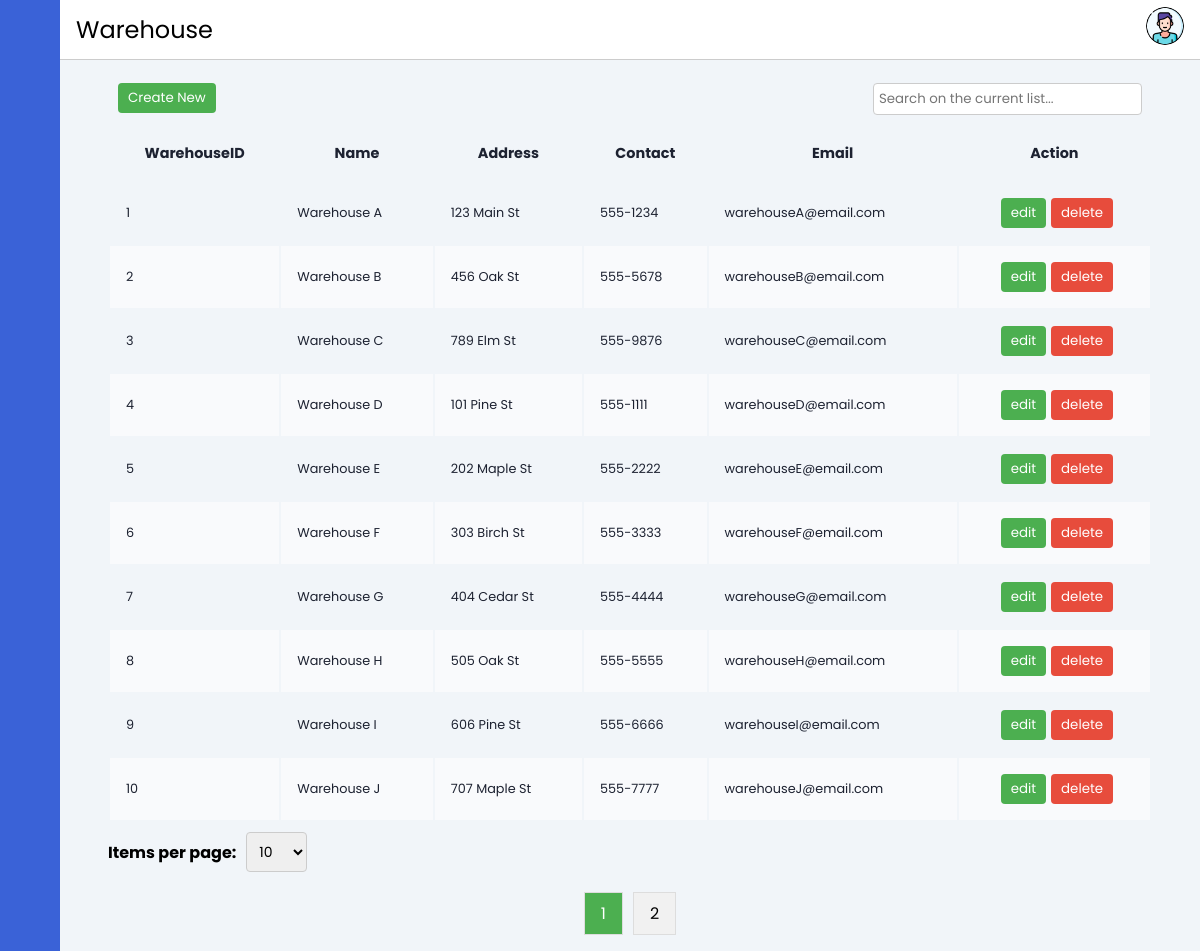
The app's page /layout/warehouse.php, older data.
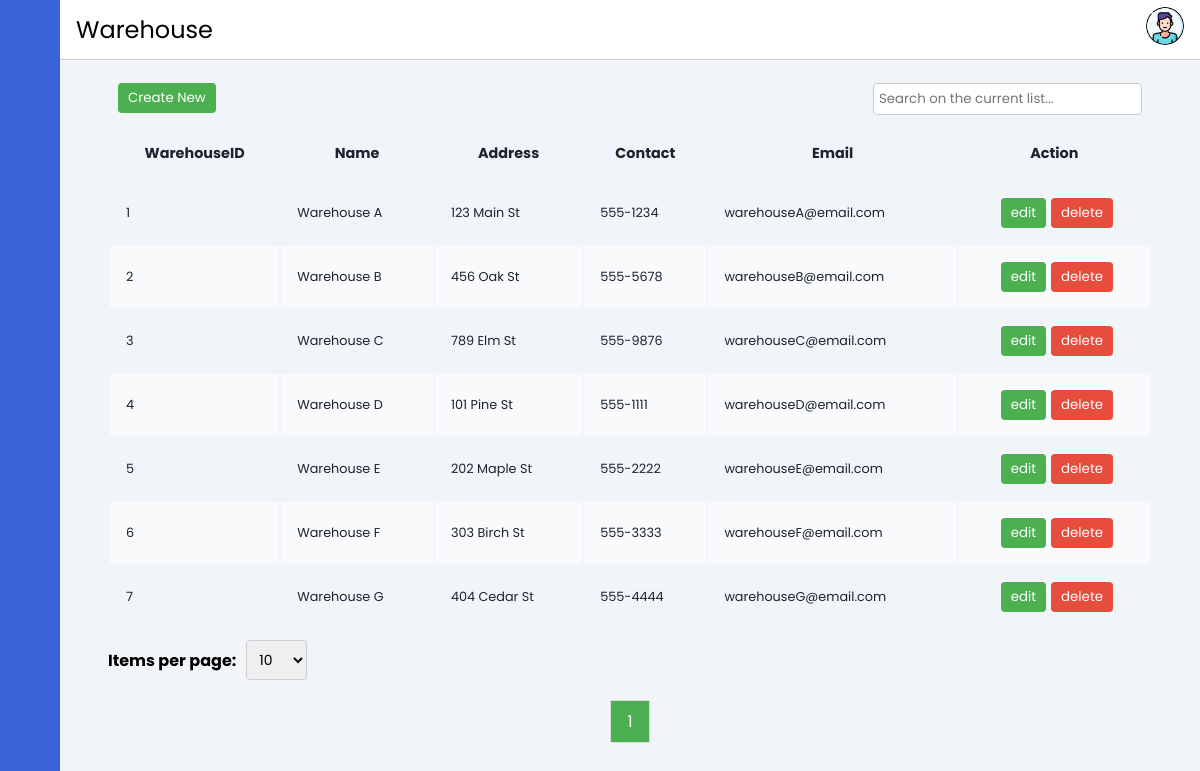
The same page, newer data.
### tables this page shows
CREATE TABLE IF NOT EXISTS Warehouse (
    WarehouseID INT AUTO_INCREMENT PRIMARY KEY,
    Name VARCHAR(255) NOT NULL,
    Address VARCHAR(255),
    Contact VARCHAR(20),
    Email VARCHAR(255)
);

### layout/warehouse.php (the view, shortened to what this page needs)
<?php
include '../contain/header.php';
include("../database/database-connect.php");
$itemsPerPage = isset($_GET['itemsPerPage']) ? (int) $_GET['itemsPerPage'] : 10;
$sqlTotalWarehouses = "SELECT COUNT(*) FROM Warehouse";
$resultTotalWarehouses = $conn->query($sqlTotalWarehouses);
if ($resultTotalWarehouses) {
    $totalWarehouses = $resultTotalWarehouses->fetch_row()[0];
    $totalPages = $totalWarehouses > 0 ? ceil($totalWarehouses / $itemsPerPage) : 1;
} else {
    echo "Error fetching total warehouses: " . $conn->error;
    exit();
}
$current_page = isset($_GET['page']) ? $_GET['page'] : 1;
$current_page = max(1, min($totalPages, $current_page));
$offset = ($current_page - 1) * $itemsPerPage;
$sqlSubsetWarehouses = "SELECT * FROM Warehouse LIMIT $itemsPerPage OFFSET $offset";
$resultSubsetWarehouses = $conn->query($sqlSubsetWarehouses);
if ($resultSubsetWarehouses) {
    $subsetWarehouses = $resultSubsetWarehouses->fetch_all();
} else {
    echo "Error fetching subset of warehouses: " . $conn->error;
    exit();
}
?>
<div class="main-content">
    <?php
    include '../contain/horizontal-bar.php';
    ?>
    <main>
        <div class="button-and-search">
            <form method="POST">
                <button name="Cnew">Create New</button>
            </form>
            <input type="text" id="searchInput" placeholder="Search on the current list..." onkeyup="searchTable()">
        </div>
        <div class="table-responsive">
            <table id="myTable" class="table-container" style="width:100%">
                <thead>
                    <tr>
                        <th>WarehouseID</th>
                        <th>Name</th>
                        <th>Address</th>
                        <th>Contact</th>
                        <th>Email</th>
                        <th>Action</th>
                    </tr>
                </thead>
                <tbody id="tableBody">
                    <?php if (empty($subsetWarehouses)): ?>
                        <tr>
                            <td colspan="6">No data available</td>
                        </tr>
                    <?php else: ?>
                        <?php foreach ($subsetWarehouses as $warehouse): ?>
                            <tr>
                                <td>
                                    <?= $warehouse[0] ?>
                                </td>
                                <td>
                                    <?= $warehouse[1] ?>
                                </td>
                                <td>
                                    <?= $warehouse[2] ?>
                                </td>
                                <td>
                                    <?= $warehouse[3] ?>
                                </td>
                                <td>
                                    <?= $warehouse[4] ?>
                                </td>
                                <td>
                                    <form method="GET" action="warehouse-edit.php">
                                        <button class="edit" type="submit">edit</button>
                                    </form>
                                    <form method="POST">
                                        <button class="delete" name="deleteWarehouse" type="submit"
                                            onclick="return confirm('Are you sure you want to delete this warehouse?')">delete
                                        </button>
                                    </form>
                                </td>
                            </tr>
                        <?php endforeach; ?>
                    <?php endif; ?>
                </tbody>
            </table>
        </div>
        <form method="GET" class="pagination-form">
            <label for="itemsPerPage">Items per page:</label>
            <select id="itemsPerPage" name="itemsPerPage" onchange="this.form.submit()">
                <option value="10" <?= $itemsPerPage == 10 ? 'selected' : '' ?>>10</option>
            </select>
        </form>
        <div id="pagination" class="pagination">
            <?php for ($page = 1; $page <= $totalPages; $page++): ?>
                <a href="?page=<?= $page ?>" <?= $page == $current_page ? 'class="active"' : '' ?>>
                    <?= $page ?>
                </a>
            <?php endfor; ?>
        </div>
    </main>
</div>
</body>
</html>

Row changes from the older to the newer data that the page shows:
removed warehouse: WarehouseID "8", Name "Warehouse H", Address "505 Oak St", Contact "555-5555", Email "warehouseH@email.com"
removed warehouse: WarehouseID "9", Name "Warehouse I", Address "606 Pine St", Contact "555-6666", Email "warehouseI@email.com"
removed warehouse: WarehouseID "10", Name "Warehouse J", Address "707 Maple St", Contact "555-7777", Email "warehouseJ@email.com"
Text that changed along with them:
list line gone: "2"
